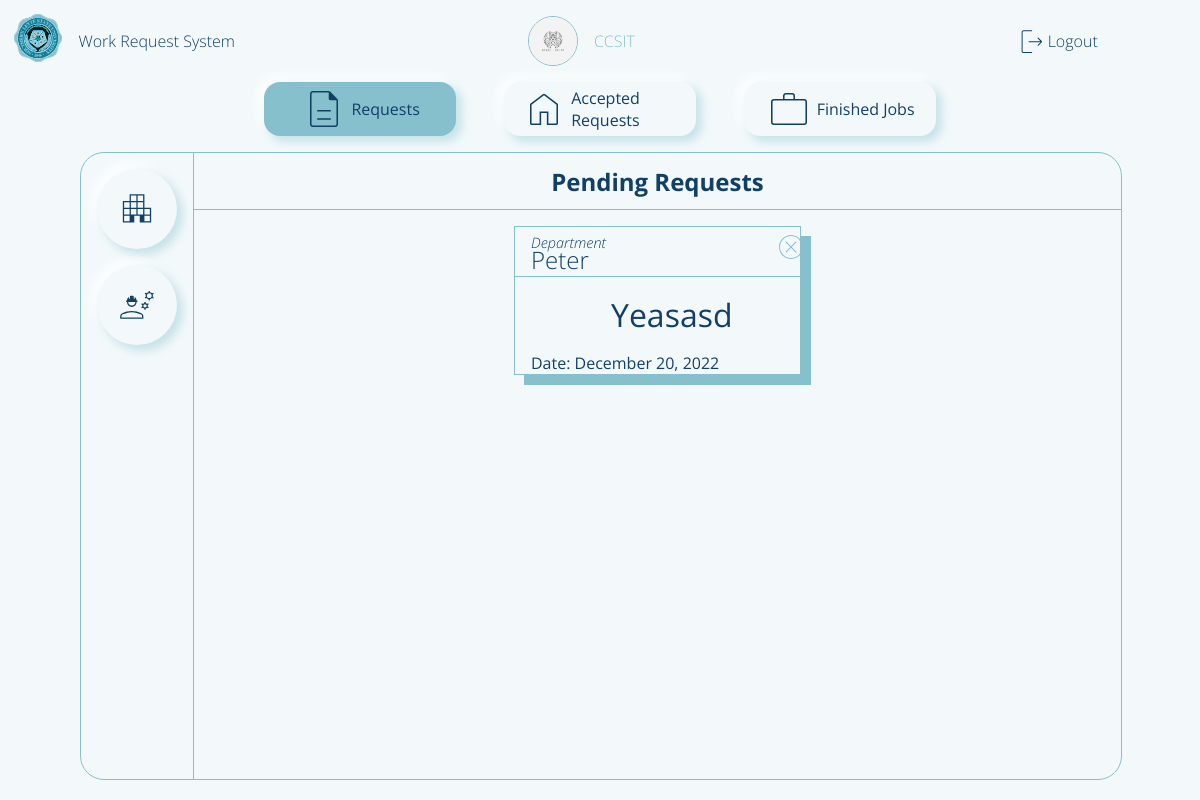
The page /adminPage (signed in) on the database its author committed.
### flaskApp/models.py (models this page shows, shortened)
class User(db.Model, UserMixin):
	__tablename__ = 'user'
	id = db.Column(db.Integer, primary_key=True)
	userName = db.Column(db.String(20), unique=True, nullable=False)
	userType = db.Column(db.String(20), default='Admin')
	passWord = db.Column(db.String(60), nullable=False)
	profilePicture = db.Column(db.String(60), default='dafault.png')
	requestForm = db.relationship('UserRequestForm', backref='user')
	userStaffExtension = db.relationship('StaffExtension', backref='staffExtension', uselist=False)

class UserRequestForm(db.Model):
	__tablename__ = 'userRequestForm'
	id = db.Column(db.Integer, primary_key=True)
	requestorName = db.Column(db.String(500), nullable=False)
	requestTitle = db.Column(db.String(500), nullable=False)
	requestedWork = db.Column(db.String(500), nullable=False)
	roomNumber = db.Column(db.String(20), nullable=False)
	avilabilityOfMaterials = db.Column(db.String(10), nullable=False)
	priorityLevel = db.Column(db.Integer, default=0) # change this to integer in the future 0 - pending 1 - high 2 - medium 3 - low
	status = db.Column(db.String(20), default='Pending')
	dateApproved = db.Column(DateTime, default=datetime.now(), nullable=False)
	dateLimit = db.Column(DateTime, default=datetime.now(), nullable=False)
	requestFormId = db.Column(db.Integer, db.ForeignKey('user.id'))
	requestRating = db.Column(db.Integer, default=0) # this is where a rating will be recorded
	assignedStaff = db.Column(db.Integer, db.ForeignKey('userstaff.id'))

### flaskApp/routes.py (the view, shortened to what this page needs)
@app.route('/adminPage', methods=['GET', 'POST'])
@login_required
def adminPage():
	if current_user.is_authenticated == False:
		return redirect(url_for('loginPage'))
	formStaff = Staff_Registration()
	formRequestor = Requestor_Registration()
	workRequest = UserRequestForm.query.order_by(UserRequestForm.priorityLevel)
	requestsCount = UserRequestForm.query.filter_by(status='Pending').count()
	pendingRequest = UserRequestForm.query.filter_by(status='Pending').order_by(desc(UserRequestForm.dateApproved))
	staffCount = User.query.filter_by(userType='Staff').count()
	staffs = StaffExtension.query.order_by(desc(StaffExtension.staffRating)).all()
	profileImage = url_for('static', filename='profilePic/'+current_user.profilePicture)
	return render_template('adminDashboard.html',
	  						title='Admin Page',
	  						user=current_user.userName,
	  						form2=formStaff,
	    					form=formRequestor,
	    					workRequest=workRequest,
	    					countReq=requestsCount,
	    					countStaff=staffCount,
	    					pendingRequest=pendingRequest,
	    					profileImage=profileImage,
	    					staff=staffs)

### flaskApp/models.py (called while the page is built)
@loginManager.user_loader
def loadUser(userId):
	return User.query.get(int(userId))

### flaskApp/templates/adminDashboard.html (shortened to what this page needs)
{% extends "layout.html" %}
{% block content %}
	<main class="content-main">
		<section class="navbar">
			<div class="nav-requests">
				<img class='nav-icon' src="{{ url_for('static', filename='img/form.svg') }}">
				<p>Requests</p>
			</div>
			<div class="nav-home">
				<img class='nav-icon' src="{{ url_for('static', filename='img/home.svg') }}">
				<p>Accepted Requests</p>
			</div>
			<div class="nav-staff">
				<img class='nav-icon' src="{{ url_for('static', filename='img/staff.svg') }}">
				<p>Finished Jobs</p>
			</div>
		</section>
		<section class="feed">
					{% for req in workRequest  %}
						{% if req.status != 'unApproved' and req.status != 'Pending' and req.status != 'Semi Final' and req.status != 'Finished'%}
								<body onload="progress()">
								</body>
						{% endif %}
					{% endfor %}
			<div class="feed-request feed-nav">
				<nav class="feed-request-nav">
					<div>
						<img class="nav-icon add-req" src="{{ url_for('static', filename='img/requestor.svg') }}">
					</div>
					<div>
						<img class="nav-icon add-staff" src="{{ url_for('static', filename='img/ongoing.svg') }}">
					</div>
				</nav>
				<header class="feed-request-header">
					<h1 class="title">Pending Requests</h1>
				</header>
				<main class="feed-request-main">
					<section class="feed-request-main-body">
						{% if countReq != 0 %}
							{% for n in pendingRequest %}
								<div class="main-content">
									<section class="main-content-header">
										<i>{{ n.requestorName }}</i>
									</section>
									<section class="main-content-body">
										<a href="{{ url_for('adminPageApproval', name=n.requestorName, idNum=n.id) }}">{{ n.requestTitle }}</a>
									</section>
									<section class="main-content-footer">Date: {{ n.dateApproved.strftime("%B %d, %Y") }}</section>
									<div class="feed-request-close-btn">
										<a href="{{url_for('reject', name=n.requestTitle, ids=n.requestFormId)}}">
											<img src="{{ url_for('static', filename='img/close-btn2.svg') }}">
										</a>
									</div>
								</div>
							{% endfor %}
						{% else %}
							<h1>No Pending Requests</h1>
						{% endif %}
					</section>
				</main>
			</div>
		</section>
	</main>
	<footer class="content-footer">
	</footer>
{% endblock content %}

### flaskApp/templates/layout.html (shortened to what this page needs)
<!DOCTYPE html>
<html>
<head>
    {% if title == 'Login Page'%}
    	<link rel="stylesheet" type="text/css" href="{{ url_for('static', filename='login.css') }}">
    {% elif title == 'Admin Page'%}
    	<link rel="stylesheet" type="text/css" href="{{ url_for('static', filename='adminDashboard.css') }}">
    {% elif title == 'Requestor Page'%}
        <link rel="stylesheet" type="text/css" href="{{ url_for('static', filename='requestorDashboard.css') }}">
    {% elif title == 'Staff Page'%}
        <link rel="stylesheet" type="text/css" href="{{ url_for('static', filename='staffDashboard.css') }}">
    {% elif title == 'Admin Approval Page'%}
        <link rel="stylesheet" type="text/css" href="{{ url_for('static', filename='adminApproval.css') }}">
    {% elif title == 'Staff Ongoing Page'%}
        <link rel="stylesheet" type="text/css" href="{{ url_for('static', filename='staffOngoing.css') }}">
    {% elif title == 'Profile Page'%}
        <link rel="stylesheet" type="text/css" href="{{ url_for('static', filename='profilePage.css') }}">
     {% elif title == 'Rate Staff'%}
        <link rel="stylesheet" type="text/css" href="{{ url_for('static', filename='rateStaff.css') }}">
    {% endif%}
</head>
<body>
	<div class="container">
        {% if title != 'Login Page'%}
        <header class="content-header">
            <div class="img-box">
                <img class="logo_slsu" src="{{ url_for('static', filename='img/logo_slsu.svg') }}">
            </div>
            {% if title == 'Admin Page'%}
                <section class="header-title">
                    <a href="{{ url_for('adminPage') }}">Work Request System</a>
                </section>
                <section class="header-user">
                    <img class='profile-picture'src="{{ profileImage }}">
                    <a href="{{ url_for('profilePage') }}">{{ user }}</a>
                </section>
            {% endif %}
            <div class="header-profile">
                {% if current_user.is_authenticated == True %}
                <img src="{{ url_for('static', filename='img/logout.svg') }}">
                <a href="{{ url_for('logout') }}">Logout</a>
                {% endif %}
            </div>
        </header>
        {% endif%}
		{% block content %}{% endblock content %}
	</div>
</body>
</html>

### flaskApp/static/adminDashboard.css (style rules this page uses)
body { background: var(--white); }
.container { margin: 0; display: grid; height: 100vh; grid-template-columns: 1fr 1fr 1fr; grid-template-rows: 0fr 1fr 0.0fr; grid-template-areas: 'h h h' 'm m m' 'f f f'; }
.content-header { grid-area: h; display: flex; flex-direction: row; align-items: center; padding: var(--fn-small); }
.img-box { flex-grow: 0; }
.header-title { flex-grow: 0; margin-left: 1rem; }
.header-title a { font-size: var(--fn-regular); font-weight: lighter; color: var(--blue); }
.header-user { flex-grow: 1; font-size: var(--fn-regular); font-weight: lighter; color: var(--blue); }
.header-profile { flex-grow: 0.3; }
.header-profile a { font-size: var(--fn-regular); font-weight: lighter; color: var(--blue); }
.content-main { grid-area: m; background: var(--white); display: grid; grid-template-columns: 1fr 1fr; grid-template-rows: 0fr 1fr; grid-template-areas: 'h h' 'm m' }
.navbar { grid-area: h; display: flex; flex-direction: row; justify-content: space-around; margin-bottom: 1rem; margin-left: 15rem; margin-right: 15rem; }
.navbar div { display: flex; flex-direction: row; align-items: center; padding: 0.2rem 1rem 0.2rem 1rem; background: var(--white); border-radius: 1rem; box-shadow: var(--box-shadow); cursor: pointer; width: 10rem; justify-content: center; align-items: center; }
.navbar div img, .feed-home section img, .feed-request-nav div img { filter: var(--img-color-blue); }
.navbar div p { font-size: var(--fn-regular); margin-left: 0.2rem; font-weight: normal; color: var(--blue); }
.feed { grid-area: m; background: var(--white); margin-left: 5rem; margin-right: 5rem; position: relative; }
.feed-nav { position: absolute; top: 0; left: 0; background: var(--white); width: 100%; height: 100%; color: var(--blue); z-index: 2; border: 1px solid var(--blueGreen); border-radius: 1.5rem; }
.feed-request { background: var(--white); display: grid; grid-template-columns: 0.1fr 1fr; grid-template-rows: 0.1fr 1fr 0fr; grid-template-areas: 'n h' 'n m' 'f f'; }
.feed-request-nav { grid-area: n; display: flex; flex-direction: column; align-items: center; padding: 1rem; border-right: 1px solid var(--blueGreen); }
.feed-request-nav div img { width: 2.5rem; height: 2.5rem; }
.feed-request-nav div { display: flex; justify-content: center; align-items: center; box-shadow: var(--box-shadow); width: 5rem; height: 5rem; margin-bottom: 1rem; cursor: pointer; border-radius: 50%; transition: transform, background, .1s; position: relative; }
.feed-request header { grid-area: h; display: flex; flex-direction: column; justify-content: center; align-items: center; border-bottom: 1px solid var(--blueGreen); }
.feed-request main { grid-area: m; display: flex; flex-direction: column; overflow: scroll; }
.feed-request-main-body { margin-left: 20rem; margin-right: 20rem; }
.feed-request-main-body .main-content { position: relative; display: grid; grid-template-columns: 1fr; grid-template-rows: 0fr 1fr 0fr; margin-top: 1rem; margin-bottom: 2rem; padding: 0rem; border: 1px solid var(--blueGreen); box-shadow: 10px 10px var(--blueGreen); }
.feed-request-close-btn img { width: 2rem; height: 2rem; filter: var(--img-color-blueGreen); transition: .2s ease; }
.feed-request-close-btn { position: absolute; top: 3%; left: 97%; transform: translateX(-50%); width: 2rem; height: 2rem; border-radius: 50%; }
.main-content-header { padding-top: 1rem; font-size: var(--fn-medium); font-weight: lighter; padding-left: 1rem; border-bottom: 1px solid var(--blueGreen); }
.main-content-header::before { content: 'Department'; display: block; font-size: var(--fn-small); font-style: italic; padding: 0; margin: 0; line-height: 0px; font-weight: lighter; }
.main-content-body { padding: 1rem; }
.main-content-body a { font-size: var(--fn-large); color: var(--blue); margin-left: 5rem; }
.main-content-footer { padding-left: 1rem; }
.content-footer { grid-area: f; background: var(--white); }

### rows shown on the page
User: userName "CCSIT"
UserRequestForm: requestorName "Peter", requestTitle "Yeasasd", dateApproved "December 20, 2022"
